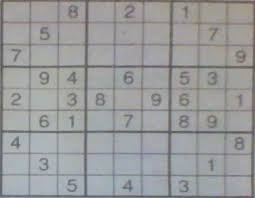
#> input picture ML/Day11/sudoku.jpg, 255 x 198 px
$ python op1.py
#> lines starting #> are read from the running program, lines starting #| are printed output that depends on the picture
import cv2 as cv
import numpy as np

img=cv.imread('sudoku.jpg',0)
#> img: shape (198, 255); min 82, max 187, mean 155.2

ret=cv.adaptiveThreshold(img,255,cv.ADAPTIVE_THRESH_GAUSSIAN_C,cv.THRESH_BINARY,11,2)
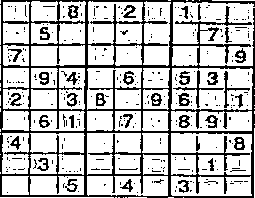
#> ret: shape (198, 255); 74.9% white; black in thin lines or dots
print(ret)
#> (printed output is left out)
cv.imwrite('1.jpg',ret)

cv.imshow('dst',ret)
#cv.imshow('dst',img)
cv.waitKey(0)

$ run again, with ML/Day11/gradient.jpg copied over ML/Day11/sudoku.jpg
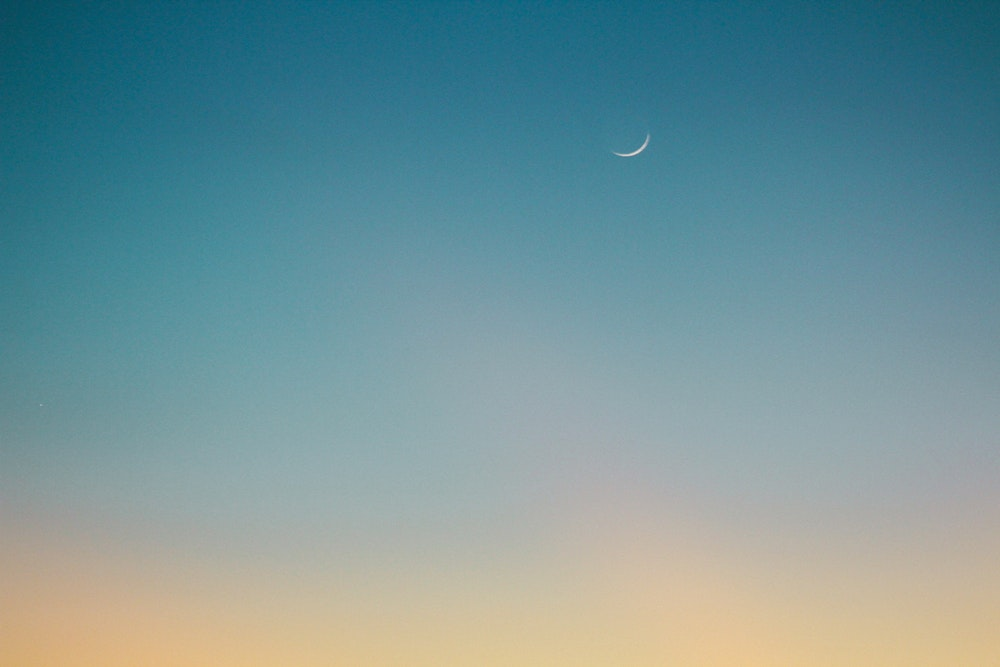
#> input picture ML/Day11/gradient.jpg, 1000 x 667 px
#> `img=cv.imread('sudoku.jpg',0)`:
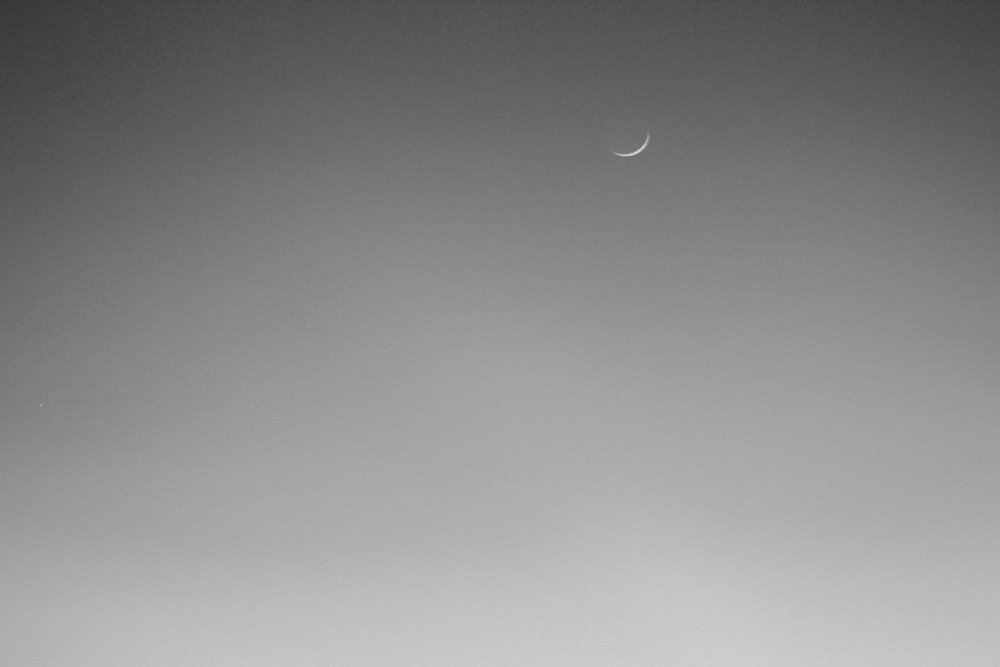
#> img: shape (667, 1000); min 55, max 221, mean 139.4
#> `ret=cv.adaptiveThreshold(img,255,cv.ADAPTIVE_THRESH_GAUSSIAN_C,cv.THRE..`:
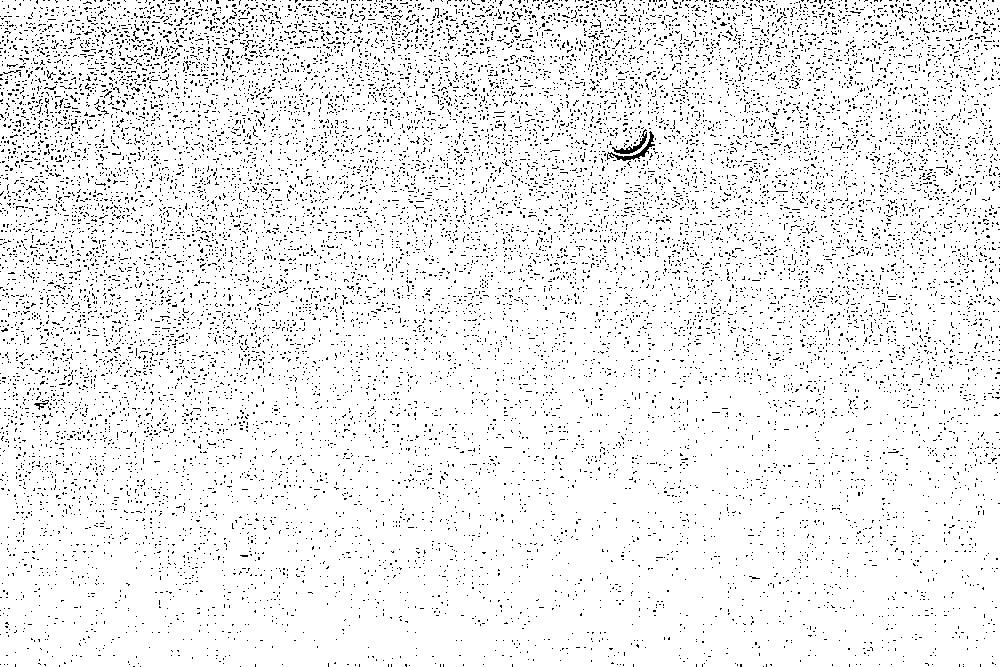
#> ret: shape (667, 1000); 93.5% white; black in thin lines or dots
#> (printed output is left out)
